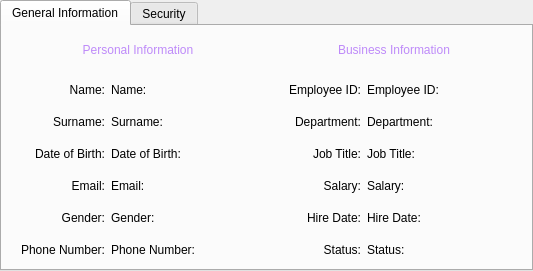
         <widget class="QTabWidget" name="tabWidget_profile">
          <property name="currentIndex">
           <number>0</number>
          </property>
          <property name="iconSize">
           <size>
            <width>20</width>
            <height>20</height>
           </size>
          </property>
          <widget class="QWidget" name="tab_general_info">
           <attribute name="icon">
            <iconset resource="../icons_source.qrc">
             <normaloff>:/newSource/icons/personal_information.png</normaloff>:/newSource/icons/personal_information.png</iconset>
           </attribute>
           <attribute name="title">
            <string>General Information</string>
           </attribute>
           <layout class="QGridLayout" name="gridLayout_20">
            <item row="0" column="3">
             <spacer name="horizontalSpacer_39">
              <property name="orientation">
               <enum>Qt::Horizontal</enum>
              </property>
              <property name="sizeType">
               <enum>QSizePolicy::Expanding</enum>
              </property>
              <property name="sizeHint" stdset="0">
               <size>
                <width>10</width>
                <height>20</height>
               </size>
              </property>
             </spacer>
            </item>
            <item row="0" column="0">
             <spacer name="horizontalSpacer_38">
              <property name="orientation">
               <enum>Qt::Horizontal</enum>
              </property>
              <property name="sizeType">
               <enum>QSizePolicy::Expanding</enum>
              </property>
              <property name="sizeHint" stdset="0">
               <size>
                <width>10</width>
                <height>20</height>
               </size>
              </property>
             </spacer>
            </item>
            <item row="0" column="2" rowspan="2">
             <layout class="QVBoxLayout" name="verticalLayout_10">
              <item>
               <widget class="QLabel" name="lbl_profile_business_info_header">
                <property name="minimumSize">
                 <size>
                  <width>250</width>
                  <height>31</height>
                 </size>
                </property>
                <property name="maximumSize">
                 <size>
                  <width>16777215</width>
                  <height>31</height>
                 </size>
                </property>
                <property name="text">
                 <string>&lt;html&gt;&lt;head/&gt;&lt;body&gt;&lt;p&gt;&lt;span style=&quot; color:#be8af9;&quot;&gt;Business Information&lt;/span&gt;&lt;/p&gt;&lt;/body&gt;&lt;/html&gt;</string>
                </property>
                <property name="alignment">
                 <set>Qt::AlignCenter</set>
                </property>
               </widget>
              </item>
              <item>
               <spacer name="verticalSpacer_37">
                <property name="orientation">
                 <enum>Qt::Vertical</enum>
                </property>
                <property name="sizeType">
                 <enum>QSizePolicy::Fixed</enum>
                </property>
                <property name="sizeHint" stdset="0">
                 <size>
                  <width>20</width>
                  <height>10</height>
                 </size>
                </property>
               </spacer>
              </item>
              <item>
               <layout class="QHBoxLayout" name="horizontalLayout_58">
                <item>
                 <widget class="QLabel" name="lbl_profile_employee_id">
                  <property name="minimumSize">
                   <size>
                    <width>92</width>
                    <height>16</height>
                   </size>
                  </property>
                  <property name="maximumSize">
                   <size>
                    <width>92</width>
                    <height>16</height>
                   </size>
                  </property>
                  <property name="text">
                   <string>Employee ID:</string>
                  </property>
                  <property name="alignment">
                   <set>Qt::AlignRight|Qt::AlignTrailing|Qt::AlignVCenter</set>
                  </property>
                 </widget>
                </item>
                <item>
                 <widget class="QLabel" name="lbl_profile_employee_id_content">
                  <property name="minimumSize">
                   <size>
                    <width>80</width>
                    <height>16</height>
                   </size>
                  </property>
                  <property name="maximumSize">
                   <size>
                    <width>16777215</width>
                    <height>16</height>
                   </size>
                  </property>
                  <property name="text">
                   <string>Employee ID:</string>
                  </property>
                  <property name="alignment">
                   <set>Qt::AlignLeading|Qt::AlignLeft|Qt::AlignVCenter</set>
                  </property>
                 </widget>
                </item>
               </layout>
              </item>
              <item>
               <spacer name="verticalSpacer_41">
                <property name="orientation">
                 <enum>Qt::Vertical</enum>
                </property>
                <property name="sizeType">
                 <enum>QSizePolicy::Fixed</enum>
                </property>
                <property name="sizeHint" stdset="0">
                 <size>
                  <width>20</width>
                  <height>10</height>
                 </size>
                </property>
               </spacer>
              </item>
              <item>
               <layout class="QHBoxLayout" name="horizontalLayout_51">
                <item>
                 <widget class="QLabel" name="lbl_profile_department">
                  <property name="minimumSize">
                   <size>
                    <width>92</width>
                    <height>16</height>
                   </size>
                  </property>
                  <property name="maximumSize">
                   <size>
                    <width>92</width>
                    <height>16</height>
                   </size>
                  </property>
                  <property name="text">
                   <string>Department:</string>
                  </property>
                  <property name="alignment">
                   <set>Qt::AlignRight|Qt::AlignTrailing|Qt::AlignVCenter</set>
                  </property>
                 </widget>
                </item>
                <item>
                 <widget class="QLabel" name="lbl_profile_department_content">
                  <property name="minimumSize">
                   <size>
                    <width>80</width>
                    <height>16</height>
                   </size>
                  </property>
                  <property name="maximumSize">
                   <size>
                    <width>16777215</width>
                    <height>16</height>
                   </size>
                  </property>
                  <property name="text">
                   <string>Department:</string>
                  </property>
                  <property name="alignment">
                   <set>Qt::AlignLeading|Qt::AlignLeft|Qt::AlignVCenter</set>
                  </property>
                 </widget>
                </item>
               </layout>
              </item>
              <item>
               <spacer name="verticalSpacer_38">
                <property name="orientation">
                 <enum>Qt::Vertical</enum>
                </property>
                <property name="sizeType">
                 <enum>QSizePolicy::Fixed</enum>
                </property>
                <property name="sizeHint" stdset="0">
                 <size>
                  <width>20</width>
                  <height>10</height>
                 </size>
                </property>
               </spacer>
              </item>
              <item>
               <layout class="QHBoxLayout" name="horizontalLayout_53">
                <item>
                 <widget class="QLabel" name="lbl_profile_job_title">
                  <property name="minimumSize">
                   <size>
                    <width>92</width>
                    <height>16</height>
                   </size>
                  </property>
                  <property name="maximumSize">
                   <size>
                    <width>92</width>
                    <height>16</height>
                   </size>
                  </property>
                  <property name="text">
                   <string>Job Title:</string>
                  </property>
                  <property name="alignment">
                   <set>Qt::AlignRight|Qt::AlignTrailing|Qt::AlignVCenter</set>
                  </property>
                 </widget>
                </item>
                <item>
                 <widget class="QLabel" name="lbl_profile_job_title_content">
                  <property name="minimumSize">
                   <size>
                    <width>80</width>
                    <height>16</height>
                   </size>
                  </property>
                  <property name="maximumSize">
                   <size>
                    <width>16777215</width>
                    <height>16</height>
                   </size>
                  </property>
                  <property name="text">
                   <string>Job Title:</string>
                  </property>
                  <property name="alignment">
                   <set>Qt::AlignLeading|Qt::AlignLeft|Qt::AlignVCenter</set>
                  </property>
                 </widget>
                </item>
               </layout>
              </item>
              <item>
               <spacer name="verticalSpacer_39">
                <property name="orientation">
                 <enum>Qt::Vertical</enum>
                </property>
                <property name="sizeType">
                 <enum>QSizePolicy::Fixed</enum>
                </property>
                <property name="sizeHint" stdset="0">
                 <size>
                  <width>20</width>
                  <height>10</height>
                 </size>
                </property>
               </spacer>
              </item>
              <item>
               <layout class="QHBoxLayout" name="horizontalLayout_49">
                <item>
                 <widget class="QLabel" name="lbl_profile_salary">
                  <property name="minimumSize">
                   <size>
                    <width>92</width>
                    <height>16</height>
                   </size>
                  </property>
                  <property name="maximumSize">
                   <size>
                    <width>92</width>
                    <height>16</height>
                   </size>
                  </property>
                  <property name="text">
                   <string>Salary:</string>
                  </property>
                  <property name="alignment">
                   <set>Qt::AlignRight|Qt::AlignTrailing|Qt::AlignVCenter</set>
                  </property>
                 </widget>
                </item>
                <item>
                 <widget class="QLabel" name="lbl_profile_salary_content">
                  <property name="minimumSize">
                   <size>
                    <width>80</width>
                    <height>16</height>
                   </size>
                  </property>
                  <property name="maximumSize">
                   <size>
                    <width>16777215</width>
                    <height>16</height>
                   </size>
                  </property>
                  <property name="text">
                   <string>Salary:</string>
                  </property>
                  <property name="alignment">
                   <set>Qt::AlignLeading|Qt::AlignLeft|Qt::AlignVCenter</set>
                  </property>
                 </widget>
                </item>
               </layout>
              </item>
              <item>
               <spacer name="verticalSpacer_40">
                <property name="orientation">
                 <enum>Qt::Vertical</enum>
                </property>
                <property name="sizeType">
                 <enum>QSizePolicy::Fixed</enum>
                </property>
                <property name="sizeHint" stdset="0">
                 <size>
                  <width>20</width>
                  <height>10</height>
                 </size>
                </property>
               </spacer>
              </item>
              <item>
               <layout class="QHBoxLayout" name="horizontalLayout_57">
                <item>
                 <widget class="QLabel" name="lbl_profile_hire_date">
                  <property name="minimumSize">
                   <size>
                    <width>92</width>
                    <height>16</height>
                   </size>
                  </property>
                  <property name="maximumSize">
                   <size>
                    <width>92</width>
                    <height>16</height>
                   </size>
                  </property>
                  <property name="text">
                   <string>Hire Date:</string>
                  </property>
                  <property name="alignment">
                   <set>Qt::AlignRight|Qt::AlignTrailing|Qt::AlignVCenter</set>
                  </property>
                 </widget>
                </item>
                <item>
                 <widget class="QLabel" name="lbl_profile_hire_date_content">
                  <property name="minimumSize">
                   <size>
                    <width>80</width>
                    <height>16</height>
                   </size>
                  </property>
                  <property name="maximumSize">
                   <size>
                    <width>16777215</width>
                    <height>16</height>
                   </size>
                  </property>
                  <property name="text">
                   <string>Hire Date:</string>
                  </property>
                  <property name="alignment">
                   <set>Qt::AlignLeading|Qt::AlignLeft|Qt::AlignVCenter</set>
                  </property>
                 </widget>
                </item>
               </layout>
              </item>
              <item>
               <spacer name="verticalSpacer_42">
                <property name="orientation">
                 <enum>Qt::Vertical</enum>
                </property>
                <property name="sizeType">
                 <enum>QSizePolicy::Fixed</enum>
                </property>
                <property name="sizeHint" stdset="0">
                 <size>
                  <width>20</width>
                  <height>10</height>
                 </size>
                </property>
               </spacer>
              </item>
              <item>
               <layout class="QHBoxLayout" name="horizontalLayout_60">
                <item>
                 <widget class="QLabel" name="lbl_profile_status">
                  <property name="minimumSize">
                   <size>
                    <width>92</width>
                    <height>16</height>
                   </size>
                  </property>
                  <property name="maximumSize">
                   <size>
                    <width>92</width>
                    <height>16</height>
                   </size>
                  </property>
                  <property name="text">
                   <string>Status:</string>
                  </property>
                  <property name="alignment">
                   <set>Qt::AlignRight|Qt::AlignTrailing|Qt::AlignVCenter</set>
                  </property>
                 </widget>
                </item>
                <item>
                 <widget class="QLabel" name="lbl_profile_status_content">
                  <property name="minimumSize">
                   <size>
                    <width>80</width>
                    <height>16</height>
                   </size>
                  </property>
                  <property name="maximumSize">
                   <size>
                    <width>16777215</width>
                    <height>16</height>
                   </size>
                  </property>
                  <property name="text">
                   <string>Status:</string>
                  </property>
                  <property name="alignment">
                   <set>Qt::AlignLeading|Qt::AlignLeft|Qt::AlignVCenter</set>
                  </property>
                 </widget>
                </item>
               </layout>
              </item>
             </layout>
            </item>
            <item row="0" column="1" rowspan="2">
             <layout class="QVBoxLayout" name="verticalLayout_9">
              <item>
               <widget class="QLabel" name="lbl_profile_personal_info_header">
                <property name="minimumSize">
                 <size>
                  <width>250</width>
                  <height>31</height>
                 </size>
                </property>
                <property name="maximumSize">
                 <size>
                  <width>16777215</width>
                  <height>31</height>
                 </size>
                </property>
                <property name="text">
                 <string>&lt;html&gt;&lt;head/&gt;&lt;body&gt;&lt;p&gt;&lt;span style=&quot; color:#be8af9;&quot;&gt;Personal Information&lt;/span&gt;&lt;/p&gt;&lt;/body&gt;&lt;/html&gt;</string>
                </property>
                <property name="alignment">
                 <set>Qt::AlignCenter</set>
                </property>
               </widget>
              </item>
              <item>
               <spacer name="verticalSpacer_36">
                <property name="orientation">
                 <enum>Qt::Vertical</enum>
                </property>
                <property name="sizeType">
                 <enum>QSizePolicy::Fixed</enum>
                </property>
                <property name="sizeHint" stdset="0">
                 <size>
                  <width>20</width>
                  <height>10</height>
                 </size>
                </property>
               </spacer>
              </item>
              <item>
               <layout class="QHBoxLayout" name="horizontalLayout_50">
                <item>
                 <widget class="QLabel" name="lbl_profile_name">
                  <property name="minimumSize">
                   <size>
                    <width>92</width>
                    <height>16</height>
                   </size>
                  </property>
                  <property name="maximumSize">
                   <size>
                    <width>92</width>
                    <height>16</height>
                   </size>
                  </property>
                  <property name="text">
                   <string>Name:</string>
                  </property>
                  <property name="alignment">
                   <set>Qt::AlignRight|Qt::AlignTrailing|Qt::AlignVCenter</set>
                  </property>
                 </widget>
                </item>
                <item>
                 <widget class="QLabel" name="lbl_profile_name_content">
                  <property name="minimumSize">
                   <size>
                    <width>92</width>
                    <height>16</height>
                   </size>
                  </property>
                  <property name="maximumSize">
                   <size>
                    <width>16777215</width>
                    <height>16</height>
                   </size>
                  </property>
                  <property name="text">
                   <string>Name:</string>
                  </property>
                  <property name="alignment">
                   <set>Qt::AlignLeading|Qt::AlignLeft|Qt::AlignVCenter</set>
                  </property>
                 </widget>
                </item>
               </layout>
              </item>
              <item>
               <spacer name="verticalSpacer_31">
                <property name="orientation">
                 <enum>Qt::Vertical</enum>
                </property>
                <property name="sizeType">
                 <enum>QSizePolicy::Fixed</enum>
                </property>
                <property name="sizeHint" stdset="0">
                 <size>
                  <width>20</width>
                  <height>10</height>
                 </size>
                </property>
               </spacer>
              </item>
              <item>
               <layout class="QHBoxLayout" name="horizontalLayout_48">
                <item>
                 <widget class="QLabel" name="lbl_profile_surname">
                  <property name="minimumSize">
                   <size>
                    <width>92</width>
                    <height>16</height>
                   </size>
                  </property>
                  <property name="maximumSize">
                   <size>
                    <width>92</width>
                    <height>16</height>
                   </size>
                  </property>
                  <property name="text">
                   <string>Surname:</string>
                  </property>
                  <property name="alignment">
                   <set>Qt::AlignRight|Qt::AlignTrailing|Qt::AlignVCenter</set>
                  </property>
                 </widget>
                </item>
                <item>
                 <widget class="QLabel" name="lbl_profile_surname_content">
                  <property name="minimumSize">
                   <size>
                    <width>92</width>
                    <height>16</height>
                   </size>
                  </property>
                  <property name="maximumSize">
                   <size>
                    <width>16777215</width>
                    <height>16</height>
                   </size>
                  </property>
                  <property name="text">
                   <string>Surname:</string>
                  </property>
                  <property name="alignment">
                   <set>Qt::AlignLeading|Qt::AlignLeft|Qt::AlignVCenter</set>
                  </property>
                 </widget>
                </item>
               </layout>
              </item>
              <item>
               <spacer name="verticalSpacer_32">
                <property name="orientation">
                 <enum>Qt::Vertical</enum>
                </property>
                <property name="sizeType">
                 <enum>QSizePolicy::Fixed</enum>
                </property>
                <property name="sizeHint" stdset="0">
                 <size>
                  <width>20</width>
                  <height>10</height>
                 </size>
                </property>
               </spacer>
              </item>
              <item>
               <layout class="QHBoxLayout" name="horizontalLayout_55">
                <item>
                 <widget class="QLabel" name="lbl_profile_date_of_birth">
                  <property name="minimumSize">
                   <size>
                    <width>92</width>
                    <height>16</height>
                   </size>
                  </property>
                  <property name="maximumSize">
                   <size>
                    <width>92</width>
                    <height>16</height>
                   </size>
                  </property>
                  <property name="text">
                   <string>Date of Birth:</string>
                  </property>
                  <property name="alignment">
                   <set>Qt::AlignRight|Qt::AlignTrailing|Qt::AlignVCenter</set>
                  </property>
                 </widget>
                </item>
                <item>
                 <widget class="QLabel" name="lbl_profile_date_of_birth_content">
                  <property name="minimumSize">
                   <size>
                    <width>92</width>
                    <height>16</height>
                   </size>
                  </property>
                  <property name="maximumSize">
                   <size>
                    <width>16777215</width>
                    <height>16</height>
                   </size>
                  </property>
                  <property name="text">
                   <string>Date of Birth:</string>
                  </property>
                  <property name="alignment">
                   <set>Qt::AlignLeading|Qt::AlignLeft|Qt::AlignVCenter</set>
                  </property>
                 </widget>
                </item>
               </layout>
              </item>
              <item>
               <spacer name="verticalSpacer_33">
                <property name="orientation">
                 <enum>Qt::Vertical</enum>
                </property>
                <property name="sizeType">
                 <enum>QSizePolicy::Fixed</enum>
                </property>
                <property name="sizeHint" stdset="0">
                 <size>
                  <width>20</width>
                  <height>10</height>
                 </size>
                </property>
               </spacer>
              </item>
              <item>
               <layout class="QHBoxLayout" name="horizontalLayout_54">
                <item>
                 <widget class="QLabel" name="lbl_profile_email">
                  <property name="minimumSize">
                   <size>
                    <width>92</width>
                    <height>16</height>
                   </size>
                  </property>
                  <property name="maximumSize">
                   <size>
                    <width>92</width>
                    <height>16</height>
                   </size>
                  </property>
                  <property name="text">
                   <string>Email:</string>
                  </property>
                  <property name="alignment">
                   <set>Qt::AlignRight|Qt::AlignTrailing|Qt::AlignVCenter</set>
                  </property>
                 </widget>
                </item>
                <item>
                 <widget class="QLabel" name="lbl_profile_email_content">
                  <property name="minimumSize">
                   <size>
                    <width>80</width>
                    <height>16</height>
                   </size>
                  </property>
                  <property name="maximumSize">
                   <size>
                    <width>16777215</width>
                    <height>16</height>
                   </size>
                  </property>
                  <property name="text">
                   <string>Email:</string>
                  </property>
                  <property name="alignment">
                   <set>Qt::AlignLeading|Qt::AlignLeft|Qt::AlignVCenter</set>
                  </property>
                 </widget>
                </item>
               </layout>
              </item>
              <item>
               <spacer name="verticalSpacer_34">
                <property name="orientation">
                 <enum>Qt::Vertical</enum>
                </property>
                <property name="sizeType">
                 <enum>QSizePolicy::Fixed</enum>
                </property>
                <property name="sizeHint" stdset="0">
                 <size>
                  <width>20</width>
                  <height>10</height>
                 </size>
                </property>
               </spacer>
              </item>
              <item>
               <layout class="QHBoxLayout" name="horizontalLayout_52">
                <item>
                 <widget class="QLabel" name="lbl_profile_gender">
                  <property name="minimumSize">
                   <size>
                    <width>81</width>
                    <height>16</height>
                   </size>
                  </property>
                  <property name="maximumSize">
                   <size>
                    <width>92</width>
                    <height>16</height>
                   </size>
                  </property>
                  <property name="text">
                   <string>Gender:</string>
                  </property>
                  <property name="alignment">
                   <set>Qt::AlignRight|Qt::AlignTrailing|Qt::AlignVCenter</set>
                  </property>
                 </widget>
                </item>
                <item>
                 <widget class="QLabel" name="lbl_profile_gender_content">
                  <property name="minimumSize">
                   <size>
                    <width>81</width>
                    <height>16</height>
                   </size>
                  </property>
                  <property name="maximumSize">
                   <size>
                    <width>16777215</width>
                    <height>16</height>
                   </size>
                  </property>
                  <property name="text">
                   <string>Gender:</string>
                  </property>
                  <property name="alignment">
                   <set>Qt::AlignLeading|Qt::AlignLeft|Qt::AlignVCenter</set>
                  </property>
                 </widget>
                </item>
               </layout>
              </item>
              <item>
               <spacer name="verticalSpacer_35">
                <property name="orientation">
                 <enum>Qt::Vertical</enum>
                </property>
                <property name="sizeType">
                 <enum>QSizePolicy::Fixed</enum>
                </property>
                <property name="sizeHint" stdset="0">
                 <size>
                  <width>20</width>
                  <height>10</height>
                 </size>
                </property>
               </spacer>
              </item>
              <item>
               <layout class="QHBoxLayout" name="horizontalLayout_56">
                <item>
                 <widget class="QLabel" name="lbl_profile_phone_number">
                  <property name="minimumSize">
                   <size>
                    <width>92</width>
                    <height>16</height>
                   </size>
                  </property>
                  <property name="maximumSize">
                   <size>
                    <width>92</width>
                    <height>16</height>
                   </size>
                  </property>
                  <property name="text">
                   <string>Phone Number:</string>
                  </property>
                  <property name="alignment">
                   <set>Qt::AlignRight|Qt::AlignTrailing|Qt::AlignVCenter</set>
                  </property>
                 </widget>
                </item>
                <item>
                 <widget class="QLabel" name="lbl_profile_phone_number_content">
                  <property name="minimumSize">
                   <size>
                    <width>92</width>
                    <height>16</height>
                   </size>
                  </property>
                  <property name="maximumSize">
                   <size>
                    <width>16777215</width>
                    <height>16</height>
                   </size>
                  </property>
                  <property name="text">
                   <string>Phone Number:</string>
                  </property>
                  <property name="alignment">
                   <set>Qt::AlignLeading|Qt::AlignLeft|Qt::AlignVCenter</set>
                  </property>
                 </widget>
                </item>
               </layout>
              </item>
             </layout>
            </item>
           </layout>
          </widget>
          <widget class="QWidget" name="tab_security">
           <attribute name="icon">
            <iconset resource="../icons_source.qrc">
             <normaloff>:/newSource/icons/security.png</normaloff>:/newSource/icons/security.png</iconset>
           </attribute>
           <attribute name="title">
            <string>Security</string>
           </attribute>
          </widget>
         </widget>
